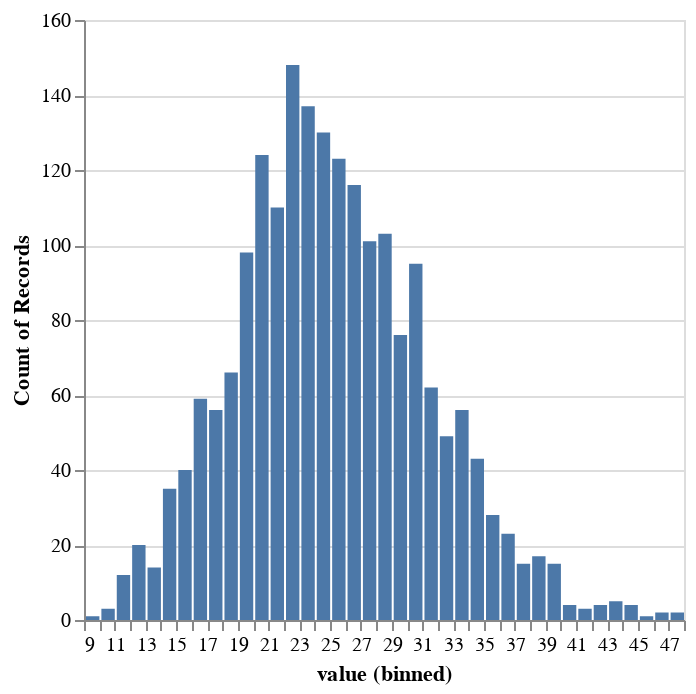

Here is the notebook cell this chart was saved with:
### Code cell
(
    alt.Chart(lognormal_variance_sampling_distribution_pd)
    .mark_bar()
    .encode(
        alt.X("value", bin=alt.Bin(maxbins=50)),
        alt.Y("count()")
    )
).show()

### Figure 1 — Vega-Lite specification as saved in the notebook (floating-point values rounded to 4 significant figures; data arrays with more than 128 entries replaced by an {"elided": "..."} marker saying what was removed)
{"config": {"view": {"continuousWidth": 300, "continuousHeight": 300}}, "data": {"name": "data-b2d53ef9a7e703f335156910399171dc"}, "mark": {"type": "bar"}, "encoding": {"x": {"bin": {"maxbins": 50}, "field": "value", "type": "quantitative"}, "y": {"aggregate": "count", "type": "quantitative"}}, "$schema": "https://vega.github.io/schema/vega-lite/v6.1.0.json", "datasets": {"data-b2d53ef9a7e703f335156910399171dc": {"elided": "2000 records"}}}
